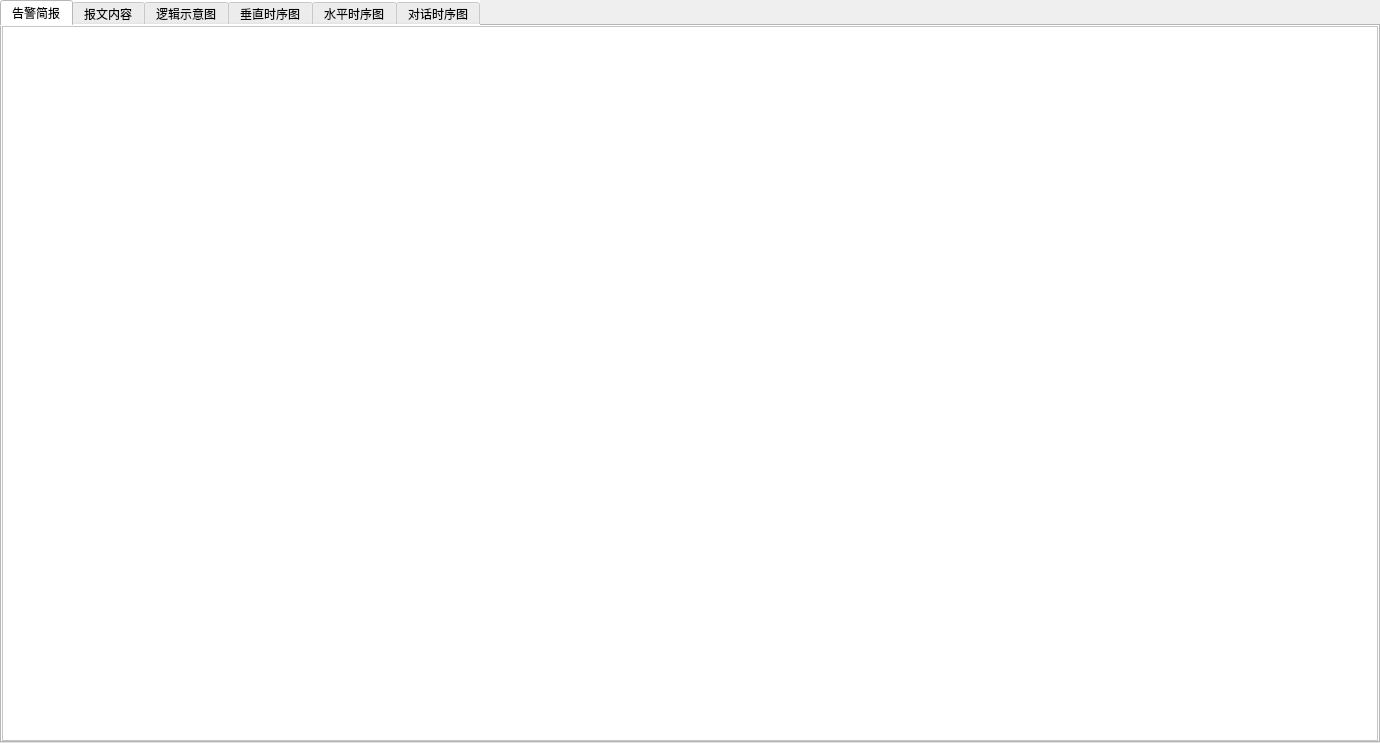
<?xml version="1.0" encoding="UTF-8"?>
<ui version="4.0">
 <class>AlarmDetail</class>
 <widget class="QWidget" name="AlarmDetail">
  <property name="geometry">
   <rect>
    <x>0</x>
    <y>0</y>
    <width>1380</width>
    <height>743</height>
   </rect>
  </property>
  <property name="windowTitle">
   <string>Form</string>
  </property>
  <layout class="QGridLayout" name="gridLayout">
   <property name="margin">
    <number>0</number>
   </property>
   <item row="0" column="0">
    <widget class="QTabWidget" name="tabWidget">
     <property name="styleSheet">
      <string notr="true"> 
background-color: rgb(255, 255, 255);</string>
     </property>
     <property name="currentIndex">
      <number>0</number>
     </property>
     <widget class="QWidget" name="tab">
      <attribute name="title">
       <string>告警简报</string>
      </attribute>
      <layout class="QGridLayout" name="gridLayout_2">
       <property name="margin">
        <number>0</number>
       </property>
       <item row="0" column="0">
        <widget class="QTextBrowser" name="textBrowser"/>
       </item>
      </layout>
     </widget>
     <widget class="QWidget" name="tab_6">
      <attribute name="title">
       <string>报文内容</string>
      </attribute>
      <layout class="QGridLayout" name="gridLayout_8">
       <property name="margin">
        <number>0</number>
       </property>
       <property name="horizontalSpacing">
        <number>6</number>
       </property>
      </layout>
     </widget>
     <widget class="QWidget" name="tab_2">
      <attribute name="title">
       <string>逻辑示意图</string>
      </attribute>
      <layout class="QGridLayout" name="gridLayout_3">
       <property name="margin">
        <number>0</number>
       </property>
       <item row="0" column="0">
        <widget class="QScrollArea" name="scrollArea">
         <property name="widgetResizable">
          <bool>true</bool>
         </property>
         <widget class="QWidget" name="scrollAreaWidgetContents">
          <property name="geometry">
           <rect>
            <x>0</x>
            <y>0</y>
            <width>1374</width>
            <height>708</height>
           </rect>
          </property>
          <layout class="QGridLayout" name="gridLayout_4">
           <property name="margin">
            <number>0</number>
           </property>
          </layout>
         </widget>
        </widget>
       </item>
      </layout>
     </widget>
     <widget class="QWidget" name="tab_3">
      <attribute name="title">
       <string>垂直时序图</string>
      </attribute>
      <layout class="QGridLayout" name="gridLayout_5"/>
     </widget>
     <widget class="QWidget" name="tab_4">
      <attribute name="title">
       <string>水平时序图</string>
      </attribute>
      <layout class="QGridLayout" name="gridLayout_6"/>
     </widget>
     <widget class="QWidget" name="tab_5">
      <attribute name="title">
       <string>对话时序图</string>
      </attribute>
      <layout class="QGridLayout" name="gridLayout_7"/>
     </widget>
    </widget>
   </item>
  </layout>
 </widget>
 <resources/>
 <connections/>
</ui>
